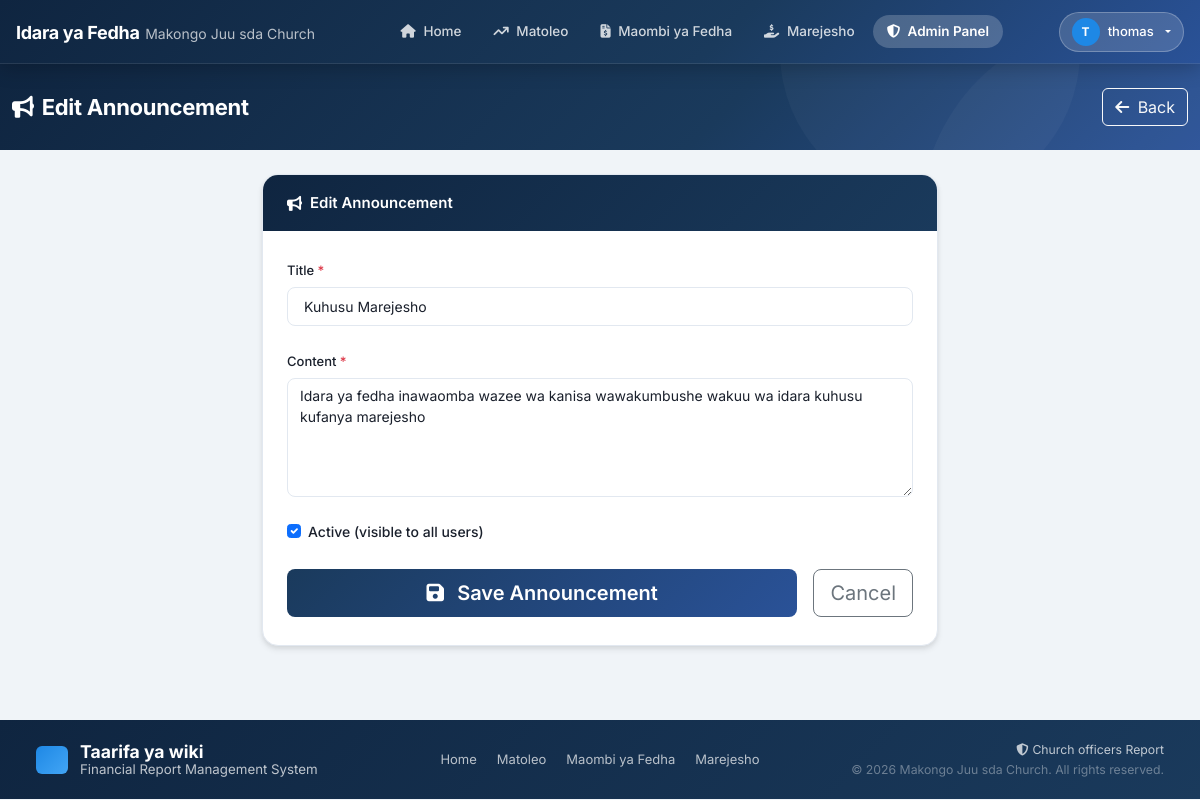
Screenshot of /admin-panel/announcement/2/edit/ (signed in) with the database file from the repository.
### dashboard/models.py (models this page shows, shortened)
class Announcement(models.Model):
    title = models.CharField(max_length=200)
    content = models.TextField()
    is_active = models.BooleanField(default=True)
    created_by = models.ForeignKey(User, on_delete=models.SET_NULL, null=True, blank=True)
    created_at = models.DateTimeField(auto_now_add=True)
    updated_at = models.DateTimeField(auto_now=True)
    class Meta:
        ordering = ['-created_at']

### dashboard/views.py (the view)
# urls.py: path('admin-panel/announcement/<int:pk>/edit/', views.admin_announcement_edit, name='announcement_edit'),
@login_required
def admin_announcement_edit(request, pk):
    if not is_admin(request.user):
        messages.error(request, 'Access denied.')
        return redirect('home')
    ann = get_object_or_404(Announcement, pk=pk)
    if request.method == 'POST':
        form = AnnouncementForm(request.POST, instance=ann)
        if form.is_valid():
            form.save()
            messages.success(request, 'Announcement updated!')
            return redirect('admin_dashboard')
    else:
        form = AnnouncementForm(instance=ann)
    return render(request, 'dashboard/announcement_form.html', {'form': form, 'action': 'Edit', 'announcement': ann})

### dashboard/forms.py
class AnnouncementForm(forms.ModelForm):
    class Meta:
        model = Announcement
        fields = ['title', 'content', 'is_active']
        widgets = {
            'title': forms.TextInput(attrs={'class': 'form-control', 'placeholder': 'Announcement title'}),
            'content': forms.Textarea(attrs={'class': 'form-control', 'rows': 4, 'placeholder': 'Announcement content'}),
            'is_active': forms.CheckboxInput(attrs={'class': 'form-check-input'}),
        }

### dashboard/models.py (called while the page is built)
    def is_admin(self):
        return self.role == 'admin'

### dashboard/views.py (called while the page is built)
def is_admin(user):
    if not user.is_authenticated:
        return False
    try:
        return user.profile.is_admin() or user.is_superuser
    except Exception:
        return user.is_superuser

### templates/dashboard/announcement_form.html (shortened to what this page needs)
{% extends 'base.html' %}
{% block content %}
<div class="page-wrapper">
    <div class="page-header">
        <div class="container-fluid">
            <div class="row align-items-center">
                <div class="col">
                    <h1 class="page-title"><i class="fas fa-bullhorn me-2"></i>{{ action }} Announcement</h1>
                </div>
                <div class="col-auto">
                    <a href="{% url 'admin_dashboard' %}" class="btn btn-outline-light">
                        <i class="fas fa-arrow-left me-1"></i> Back
                    </a>
                </div>
            </div>
        </div>
    </div>
    <div class="container-fluid py-4">
        <div class="row justify-content-center">
            <div class="col-lg-7">
                <div class="form-card">
                    <div class="form-card-header"><i class="fas fa-bullhorn me-2"></i>{{ action }} Announcement</div>
                    <div class="form-card-body">
                        <form method="post">
                            <div class="mb-4">
                                <label class="form-label fw-500">Title <span class="text-danger">*</span></label>
                                <input type="text" name="title" class="form-control form-control-lg"
                                       value="{{ form.title.value|default:'' }}" placeholder="Announcement title" required>
                            </div>
                            <div class="mb-4">
                                <label class="form-label fw-500">Content <span class="text-danger">*</span></label>
                                <textarea name="content" class="form-control" rows="5"
                                          placeholder="Announcement content..." required>{{ form.content.value|default:'' }}</textarea>
                            </div>
                            <div class="mb-4 form-check">
                                <input type="checkbox" name="is_active" class="form-check-input" id="isActive"
                                       {% if form.is_active.value != False %}checked{% endif %}>
                                <label class="form-check-label fw-500" for="isActive">Active (visible to all users)</label>
                            </div>
                            <div class="d-flex gap-3">
                                <button type="submit" class="btn btn-primary btn-lg flex-fill">
                                    <i class="fas fa-save me-2"></i> Save Announcement
                                </button>
                                <a href="{% url 'admin_dashboard' %}" class="btn btn-outline-secondary btn-lg">Cancel</a>
                            </div>
                        </form>
                    </div>
                </div>
            </div>
        </div>
    </div>
</div>
{% endblock %}

### templates/base.html (shortened to what this page needs)
{% load static %}
<!DOCTYPE html>
<html lang="en">
<head>
    <link href="https://cdn.jsdelivr.net/npm/bootstrap@5.3.2/dist/css/bootstrap.min.css" rel="stylesheet">
    <link href="https://cdnjs.cloudflare.com/ajax/libs/font-awesome/6.5.0/css/all.min.css" rel="stylesheet">
    <link href="{% static 'css/dashboard.css' %}" rel="stylesheet">
</head>
<body>
<nav class="navbar navbar-expand-lg navbar-dark top-navbar fixed-top">
    <div class="container-fluid px-3">
        <a class="navbar-brand d-flex align-items-center gap-2" href="{% url 'home' %}">
            <div>
                <span class="brand-name">Idara ya Fedha</span>
                <span class="brand-sub d-none d-sm-inline">Makongo Juu sda Church</span>
            </div>
        </a>
        <div class="collapse navbar-collapse" id="navbarNav">
            <ul class="navbar-nav mx-auto gap-1">
                <li class="nav-item">
                    <a class="nav-link nav-pill {% if active_tab == 'home' %}active{% endif %}" href="{% url 'home' %}">
                        <i class="fas fa-home me-1"></i> Home
                    </a>
                </li>
                <li class="nav-item">
                    <a class="nav-link nav-pill {% if active_tab == 'income' %}active{% endif %}" href="{% url 'income' %}">
                        <i class="fas fa-arrow-trend-up me-1"></i> Matoleo
                    </a>
                </li>
                <li class="nav-item">
                    <a class="nav-link nav-pill {% if active_tab == 'expenses' %}active{% endif %}" href="{% url 'expenses' %}">
                        <i class="fas fa-file-invoice-dollar me-1"></i> Maombi ya Fedha
                    </a>
                </li>
                <li class="nav-item">
                    <a class="nav-link nav-pill {% if active_tab == 'retirement' %}active{% endif %}" href="{% url 'retirement' %}">
                        <i class="fas fa-hand-holding-dollar me-1"></i> Marejesho
                    </a>
                </li>
                {% if user.is_authenticated %}
                    {% if user.profile.role == 'admin' or user.is_superuser %}
                    <li class="nav-item">
                        <a class="nav-link nav-pill {% if active_tab == 'admin' %}active{% endif %}" href="{% url 'admin_dashboard' %}">
                            <i class="fas fa-shield-halved me-1"></i> Admin Panel
                        </a>
                    </li>
                    {% endif %}
                {% endif %}
            </ul>
            <div class="d-flex align-items-center gap-2">
                {% if user.is_authenticated %}
                    <div class="dropdown">
                        <button class="btn btn-user-pill dropdown-toggle" type="button" data-bs-toggle="dropdown">
                            <div class="user-avatar">{{ user.username|first|upper }}</div>
                            <span class="d-none d-md-inline">{{ user.get_full_name|default:user.username }}</span>
                        </button>
                    </div>
                {% endif %}
            </div>
        </div>
    </div>
</nav>
<main class="main-content">
    {% block content %}{% endblock %}
</main>
<footer class="site-footer">
    <div class="container-fluid">
        <div class="row align-items-center">
            <div class="col-md-4 mb-3 mb-md-0">
                <div class="d-flex align-items-center gap-2">
                    <div class="brand-icon-sm" style="display:flex;align-items:center;width:32px;height:28px;margin-right:4px;"></div>
                    <div style="line-height:1.1;">
                        <div class="fw-700 text-white" style="font-size:1.1rem;">Taarifa ya wiki</div>
                        <small class="text-light opacity-75" style="font-size:0.95em;">Financial Report Management System</small>
                    </div>
                </div>
            </div>
            <div class="col-md-4 text-center mb-3 mb-md-0">
                <div class="footer-links">
                    <a href="{% url 'home' %}">Home</a>
                    <a href="{% url 'income' %}">Matoleo</a>
                    <a href="{% url 'expenses' %}">Maombi ya Fedha</a>
                    <a href="{% url 'retirement' %}">Marejesho</a>
                </div>
            </div>
            <div class="col-md-4 text-md-end">
                <div class="text-light opacity-75 small">
                    <i class="fas fa-shield-alt me-1"></i>Church officers Report<br>
                    <span class="opacity-50">&copy; 2026 Makongo Juu sda Church. All rights reserved.</span>
                </div>
            </div>
        </div>
    </div>
</footer>
</body>
</html>

### rows the page displays
Announcement: title "Kuhusu Marejesho", content "Idara ya fedha inawaomba wazee wa kanisa wawakumbushe wakuu wa idara kuhusu kufanya marejesho"

### other values shown
{{ user.username|first|upper }} "T"
{{ user.get_full_name|default:user.username }} "thomas"
{{ action }} "Edit"
